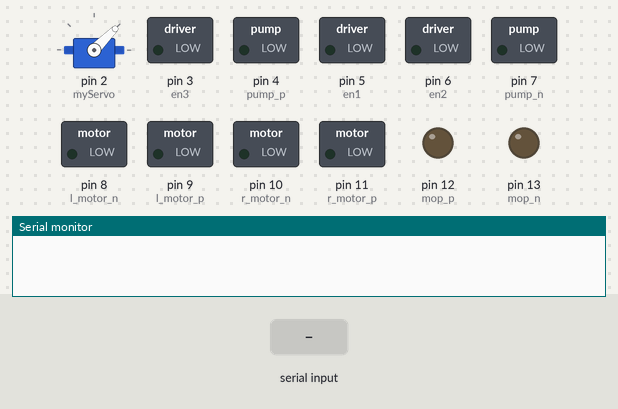
Recording of a sketch running on a simulated Arduino Uno, built with avr-gcc and run on an emulated ATmega328P. On the bench: servo, switched loads named in the sketch (green lamp = pin HIGH), output pins drawn as LEDs (lit = HIGH), the last lines printed to the serial monitor. Inputs (shaded band) come from the test bench.

Above: at 1.2 s.
1.3 s: "R" received over Serial
At 2.0 s:
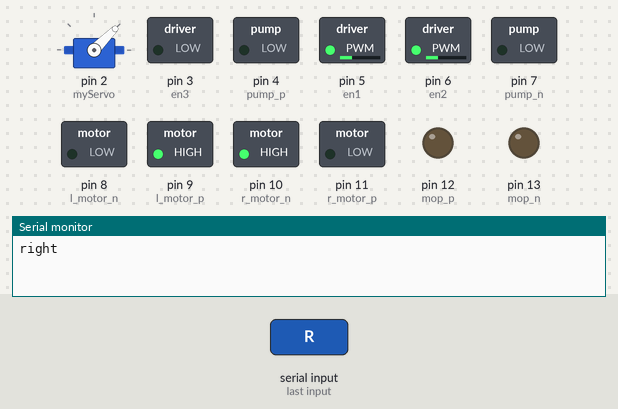
2.8 s: "S" received over Serial
At 3.1 s:
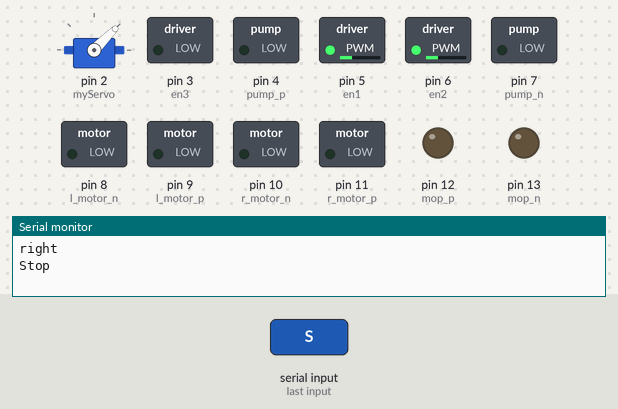
4.3 s: "L" received over Serial
At 5.4 s:
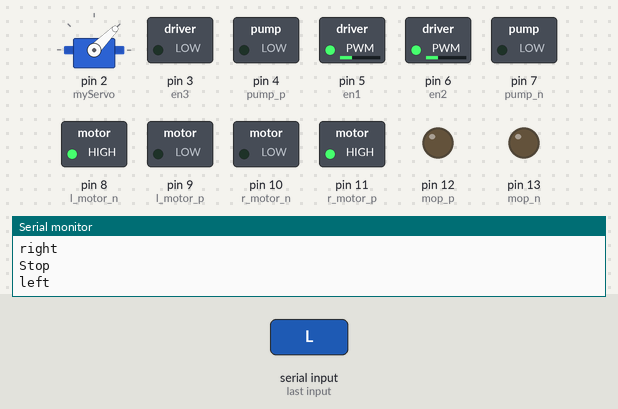
5.8 s: "F" received over Serial
At 6.6 s:
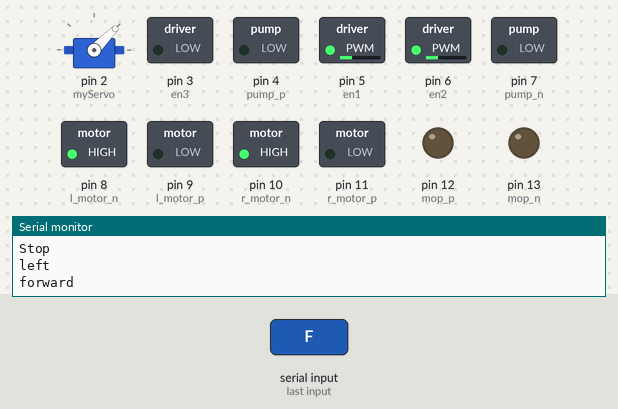
7.3 s: "B" received over Serial
At 7.7 s:
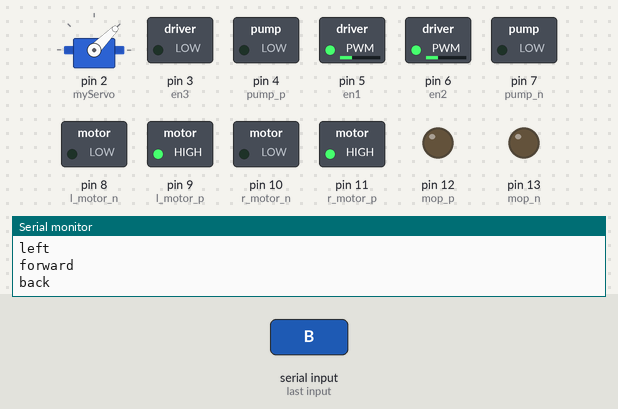
8.8 s: "P" received over Serial
At 10.1 s:
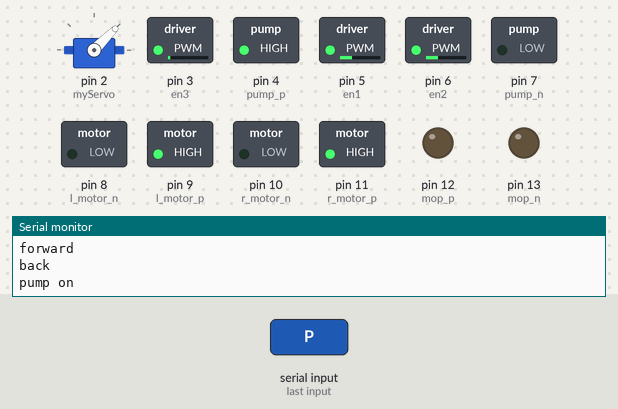
Timing chart, 0 to 11.3 s (numbered marks = the images above; inputs shaded):
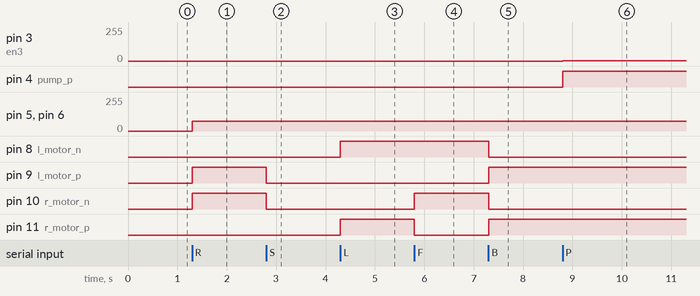

Measured:
- after the input at 1.3 s, pin 5 (en1), pin 6 (en2): 0/255 → 75/255 at once; pin 9 (l_motor_p), pin 10 (r_motor_n): LOW → HIGH at once
- after the input at 2.8 s, pin 9 (l_motor_p), pin 10 (r_motor_n): HIGH → LOW at once
- after the input at 4.3 s, pin 8 (l_motor_n), pin 11 (r_motor_p): LOW → HIGH at once
- after the input at 5.8 s, pin 10 (r_motor_n): LOW → HIGH at once; pin 11 (r_motor_p): HIGH → LOW at once
- after the input at 7.3 s, pin 8 (l_motor_n), pin 10 (r_motor_n): HIGH → LOW at once; pin 9 (l_motor_p), pin 11 (r_motor_p): LOW → HIGH at once
- after the input at 8.8 s, pin 3 (en3): 0/255 → 1/255 at once; pin 4 (pump_p): LOW → HIGH at once

The sketch:

MopBotFinalCode.ino
```cpp
#include <Servo.h>
Servo myServo;

int r_motor_n = 10; //PWM control Right Motor +
int r_motor_p = 11; //PWM control Right Motor -
int l_motor_p = 9; //PWM control Left Motor -
int l_motor_n = 8; //PWM control Left Motor ++542
int en1 = 5, en2 = 6, en3 = 3;
int pump_p = 4, pump_n = 7;
int mop_p = 12, mop_n = 13;
int serv = 3;
int speedy = 75;
int incomingByte = 0; // for incoming serial data

int param_p = 1, param_m = 1, param_r = 1;

void setup()
{
  //  Serial.begin(57600);
  myServo.attach(2);
  myServo.write(45);
  pinMode(r_motor_n, OUTPUT); //Set control pins to be outputs
  pinMode(r_motor_p, OUTPUT);
  pinMode(l_motor_p, OUTPUT);
  pinMode(l_motor_n, OUTPUT);
  pinMode(pump_p, OUTPUT);
  pinMode(pump_n, OUTPUT);
  pinMode(mop_p, OUTPUT);
  pinMode(mop_n, OUTPUT);
  digitalWrite(r_motor_n, LOW); //set both motors off for start-up
  digitalWrite(r_motor_p, LOW);
  digitalWrite(l_motor_p, LOW);
  digitalWrite(l_motor_n, LOW);
  digitalWrite(pump_p, LOW);
  digitalWrite(pump_n, LOW);
  digitalWrite(mop_p, LOW);
  digitalWrite(mop_n, LOW);
  Serial.begin(9600);
}


void loop()
{

  if (Serial.available() > 0)
  {
    incomingByte = Serial.read();
    //    Serial.println(incomingByte);
  }

  switch (incomingByte)
  {

    case 'S': // control to stop the robot
      digitalWrite(r_motor_n, LOW); //set both motors off for start-up
      digitalWrite(r_motor_p, LOW);
      digitalWrite(l_motor_p, LOW);
      digitalWrite(l_motor_n, LOW);
      digitalWrite(pump_p, LOW);
      digitalWrite(pump_n, LOW);
      digitalWrite(mop_p, LOW);
      digitalWrite(mop_n, LOW);
      Serial.println("Stop");
      incomingByte = '*';
      break;

    case 'R': //control for right
      digitalWrite(r_motor_n, HIGH);
      digitalWrite(r_motor_p, LOW);
      analogWrite(en1, speedy);
      digitalWrite(l_motor_n, LOW);
      digitalWrite(l_motor_p, HIGH);
      analogWrite(en2, speedy);
      Serial.println("right");
      incomingByte = '*';
      break;


    case 'L': //control for left
      digitalWrite(r_motor_n, LOW);
      digitalWrite(r_motor_p, HIGH);
      analogWrite(en1, speedy);
      digitalWrite(l_motor_n, HIGH);
      digitalWrite(l_motor_p, LOW);
      analogWrite(en2, speedy);
      Serial.println("left");
      incomingByte = '*';
      break;


    case 'F': //control for forward
      digitalWrite(r_motor_n, HIGH);
      digitalWrite(r_motor_p, LOW);
      analogWrite(en1, speedy);
      digitalWrite(l_motor_n, HIGH);
      digitalWrite(l_motor_p, LOW);
      analogWrite(en2, speedy);
      Serial.println("forward");
      incomingByte = '*';
      break;


    case 'B': //control for backward
      digitalWrite(r_motor_n, LOW);
      digitalWrite(r_motor_p, HIGH);
      analogWrite(en1, speedy);
      digitalWrite(l_motor_n, LOW);
      digitalWrite(l_motor_p, HIGH);
      analogWrite(en2, speedy);
      Serial.println("back");
      incomingByte = '*';
      break;


    case 'P': // pump on
      if (param_p == 1)
      {
        digitalWrite(pump_p, HIGH);
        digitalWrite(pump_n, LOW);
        analogWrite(en3, HIGH);
        Serial.println("pump on");
        incomingByte = '*';
        param_p = 2;
      }

      else if (param_p == 2)
      {
        digitalWrite(pump_p, LOW);
        digitalWrite(pump_n, LOW);
        Serial.println("pump off");
        incomingByte = '*';
        param_p = 1;
      }
      break;

    case 'M':
      if (param_m == 1)
      {
        digitalWrite(mop_p, HIGH); // mopper on
        digitalWrite(mop_n, LOW);
        analogWrite(3, speedy);
        Serial.println("mopper on");
        incomingByte = '*';
        param_m = 2;
      }

      else if (param_m == 2)
      {
        digitalWrite(mop_p, LOW);
        digitalWrite(mop_n, LOW); // mopper off
        Serial.println("mopper off");
        incomingByte = '*';
        param_m = 1;
      }
      break;

    case 'U': // roller up
      if (param_r == 1)
      {
        myServo.write(45);
        Serial.println("roller up");
        incomingByte = '*';
        param_r = 2;
      }
      else if (param_r == 2)
      {
        myServo.write(152);
        Serial.println("roller down");
        incomingByte = '*';
        param_r = 1;
      }
      break;


    case 'I':
      if (speedy <100)
        speedy = speedy + 25 ;
      Serial.print("speed= ");
      Serial.println(speedy);
      incomingByte = '*';
      analogWrite(en1, speedy);
      analogWrite(en2, speedy);
      analogWrite(3, speedy);
      break;

    case 'D':
      if (speedy > 50)
        speedy = speedy - 25 ;
      Serial.print("speed= ");
      Serial.println(speedy);
      incomingByte = '*';
      analogWrite(en1, speedy);
      analogWrite(en2, speedy);
      analogWrite(3, speedy);
      break;

      delay(10000);
  }
}
```
